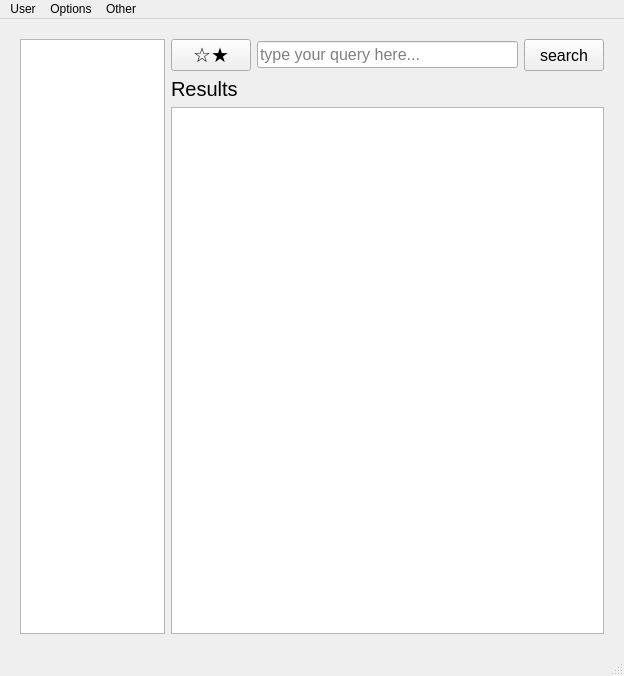
<?xml version="1.0" encoding="UTF-8"?>
<ui version="4.0">
 <class>MainWindow</class>
 <widget class="QMainWindow" name="MainWindow">
  <property name="geometry">
   <rect>
    <x>0</x>
    <y>0</y>
    <width>624</width>
    <height>676</height>
   </rect>
  </property>
  <property name="windowTitle">
   <string>MainWindow</string>
  </property>
  <widget class="QWidget" name="centralwidget">
   <property name="enabled">
    <bool>true</bool>
   </property>
   <layout class="QGridLayout" name="gridLayout">
    <property name="leftMargin">
     <number>20</number>
    </property>
    <property name="topMargin">
     <number>20</number>
    </property>
    <property name="rightMargin">
     <number>20</number>
    </property>
    <property name="bottomMargin">
     <number>20</number>
    </property>
    <item row="0" column="2">
     <layout class="QHBoxLayout" name="horizontalLayout_3" stretch="1,3">
      <property name="spacing">
       <number>6</number>
      </property>
      <item>
       <widget class="QListWidget" name="listWords">
        <property name="frameShadow">
         <enum>QFrame::Raised</enum>
        </property>
        <property name="editTriggers">
         <set>QAbstractItemView::NoEditTriggers</set>
        </property>
       </widget>
      </item>
      <item>
       <layout class="QVBoxLayout" name="verticalLayout" stretch="0,0,0">
        <property name="sizeConstraint">
         <enum>QLayout::SetDefaultConstraint</enum>
        </property>
        <item>
         <layout class="QHBoxLayout" name="horizontalLayout" stretch="0,0,0">
          <property name="sizeConstraint">
           <enum>QLayout::SetDefaultConstraint</enum>
          </property>
          <item>
           <widget class="QPushButton" name="favButton">
            <property name="sizePolicy">
             <sizepolicy hsizetype="Minimum" vsizetype="Fixed">
              <horstretch>0</horstretch>
              <verstretch>0</verstretch>
             </sizepolicy>
            </property>
            <property name="font">
             <font>
              <pointsize>15</pointsize>
             </font>
            </property>
            <property name="text">
             <string>☆★</string>
            </property>
           </widget>
          </item>
          <item>
           <widget class="QLineEdit" name="lineEdit">
            <property name="font">
             <font>
              <pointsize>12</pointsize>
              <weight>50</weight>
              <bold>false</bold>
             </font>
            </property>
            <property name="text">
             <string/>
            </property>
            <property name="placeholderText">
             <string>type your query here...</string>
            </property>
           </widget>
          </item>
          <item>
           <widget class="QPushButton" name="searchButton">
            <property name="sizePolicy">
             <sizepolicy hsizetype="Minimum" vsizetype="Minimum">
              <horstretch>0</horstretch>
              <verstretch>0</verstretch>
             </sizepolicy>
            </property>
            <property name="sizeIncrement">
             <size>
              <width>0</width>
              <height>0</height>
             </size>
            </property>
            <property name="font">
             <font>
              <pointsize>12</pointsize>
             </font>
            </property>
            <property name="text">
             <string>search</string>
            </property>
           </widget>
          </item>
         </layout>
        </item>
        <item>
         <widget class="QLabel" name="label">
          <property name="font">
           <font>
            <pointsize>15</pointsize>
           </font>
          </property>
          <property name="text">
           <string>Results</string>
          </property>
         </widget>
        </item>
        <item>
         <widget class="QTextBrowser" name="textBrowser"/>
        </item>
       </layout>
      </item>
     </layout>
    </item>
   </layout>
  </widget>
  <widget class="QMenuBar" name="menubar">
   <property name="geometry">
    <rect>
     <x>0</x>
     <y>0</y>
     <width>624</width>
     <height>26</height>
    </rect>
   </property>
   <widget class="QMenu" name="menuOptions">
    <property name="title">
     <string>Options</string>
    </property>
    <widget class="QMenu" name="menuMode">
     <property name="title">
      <string>Mode</string>
     </property>
     <addaction name="actionLightMode"/>
     <addaction name="actionDarkMode"/>
    </widget>
    <widget class="QMenu" name="menuLanguage">
     <property name="title">
      <string>Query Language</string>
     </property>
     <addaction name="actionChooseLangEn"/>
     <addaction name="actionChooseLangFr"/>
     <addaction name="actionChooseLangPl"/>
     <addaction name="actionChooseLangEs"/>
    </widget>
    <addaction name="menuMode"/>
    <addaction name="menuLanguage"/>
    <addaction name="actionChangeName"/>
    <addaction name="actionDeleteUser"/>
   </widget>
   <widget class="QMenu" name="menuOther">
    <property name="title">
     <string>Other</string>
    </property>
    <addaction name="actionHelp"/>
    <addaction name="actionAbout"/>
   </widget>
   <widget class="QMenu" name="menuUser">
    <property name="title">
     <string>User</string>
    </property>
    <addaction name="actionNewUser_2"/>
    <addaction name="separator"/>
   </widget>
   <addaction name="menuUser"/>
   <addaction name="menuOptions"/>
   <addaction name="menuOther"/>
  </widget>
  <widget class="QStatusBar" name="statusbar"/>
  <action name="actionNewUser">
   <property name="text">
    <string>New</string>
   </property>
  </action>
  <action name="actionChooseUser">
   <property name="text">
    <string>Guest</string>
   </property>
  </action>
  <action name="actionLightMode">
   <property name="text">
    <string>Light Mode</string>
   </property>
  </action>
  <action name="actionDarkMode">
   <property name="text">
    <string>Dark Mode</string>
   </property>
  </action>
  <action name="actionChooseLangEn">
   <property name="text">
    <string>English</string>
   </property>
  </action>
  <action name="actionChooseLangFr">
   <property name="text">
    <string>French</string>
   </property>
  </action>
  <action name="actionChooseLangPl">
   <property name="text">
    <string>Polish</string>
   </property>
  </action>
  <action name="actionChangeUsername">
   <property name="text">
    <string>Change Username</string>
   </property>
  </action>
  <action name="actionChooseLangEs">
   <property name="text">
    <string>Spanish</string>
   </property>
  </action>
  <action name="actionHelp">
   <property name="text">
    <string>Help</string>
   </property>
  </action>
  <action name="actionAbout">
   <property name="text">
    <string>About</string>
   </property>
  </action>
  <action name="actionNewUser_2">
   <property name="text">
    <string>New User</string>
   </property>
  </action>
  <action name="actionGuest">
   <property name="text">
    <string>Guest</string>
   </property>
  </action>
  <action name="actionChangeName">
   <property name="text">
    <string>Change Username</string>
   </property>
  </action>
  <action name="actionDeleteUser">
   <property name="text">
    <string>Delete Current User</string>
   </property>
  </action>
 </widget>
 <tabstops>
  <tabstop>lineEdit</tabstop>
  <tabstop>searchButton</tabstop>
 </tabstops>
 <resources/>
 <connections/>
</ui>
